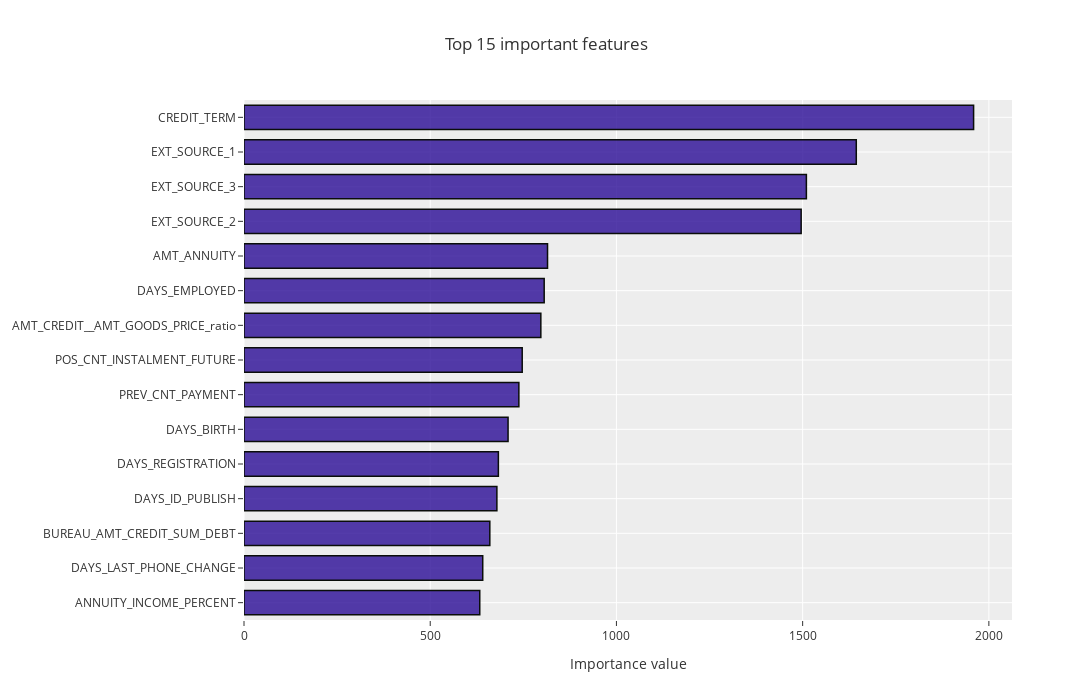

Notebook code for this chart:
### Code cell
# Feature importance Plot
data1 = features_df.head(15)
data = [go.Bar(x =data1.sort_values(by='Value')['Value'] , y = data1.sort_values(by='Value')['Feature'], orientation = 'h',
              marker = dict(
        color = 'rgba(43, 13, 150, 0.8)',
        line = dict(
            color = 'rgba(10, 13, 10, 1.0)',
            width = 1.5)
    )) ]
layout = go.Layout(
    autosize=False,
    width=1300,
    height=700,
    title = "Top 15 important features",
    xaxis=dict(
        title='Importance value'
        ),
    yaxis=dict(
        automargin=True
        ),
    bargap=0.3
    )
fig = go.Figure(data = data, layout=layout)
fig.layout.template = "ggplot2"#"simple_white"
py.iplot(fig)

### Figure 1 — Plotly figure (JSON) as saved in the notebook; plotly's stock layout.template omitted (floating-point values rounded to 4 significant figures)
{"data": [{"marker": {"color": "rgba(43, 13, 150, 0.8)", "line": {"color": "rgba(10, 13, 10, 1.0)", "width": 1.5}}, "orientation": "h", "type": "bar", "x": [633, 641, 660, 679, 683, 709, 738, 747, 797, 806, 815, 1496, 1510, 1644, 1959], "y": ["ANNUITY_INCOME_PERCENT", "DAYS_LAST_PHONE_CHANGE", "BUREAU_AMT_CREDIT_SUM_DEBT", "DAYS_ID_PUBLISH", "DAYS_REGISTRATION", "DAYS_BIRTH", "PREV_CNT_PAYMENT", "POS_CNT_INSTALMENT_FUTURE", "AMT_CREDIT__AMT_GOODS_PRICE_ratio", "DAYS_EMPLOYED", "AMT_ANNUITY", "EXT_SOURCE_2", "EXT_SOURCE_3", "EXT_SOURCE_1", "CREDIT_TERM"]}], "layout": {"autosize": false, "bargap": 0.3, "height": 700, "title": {"text": "Top 15 important features"}, "width": 1300, "xaxis": {"title": {"text": "Importance value"}}, "yaxis": {"automargin": true}}}
